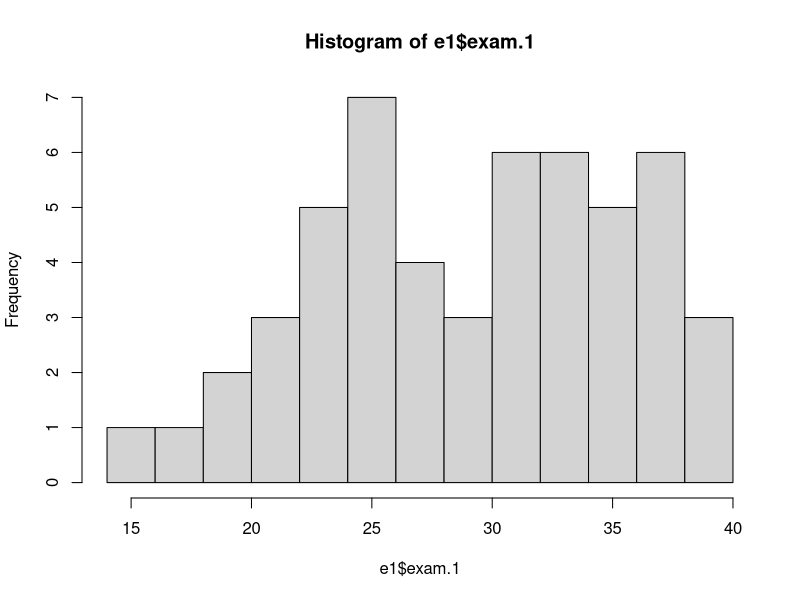
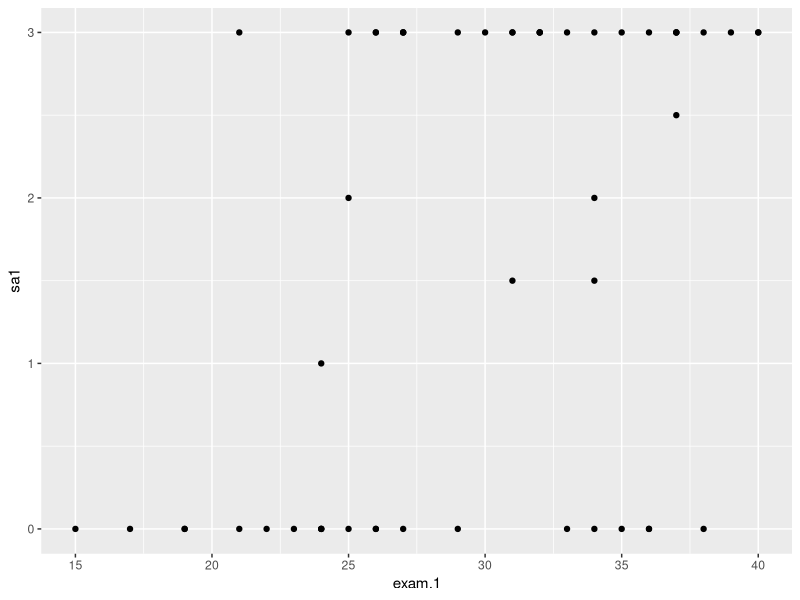
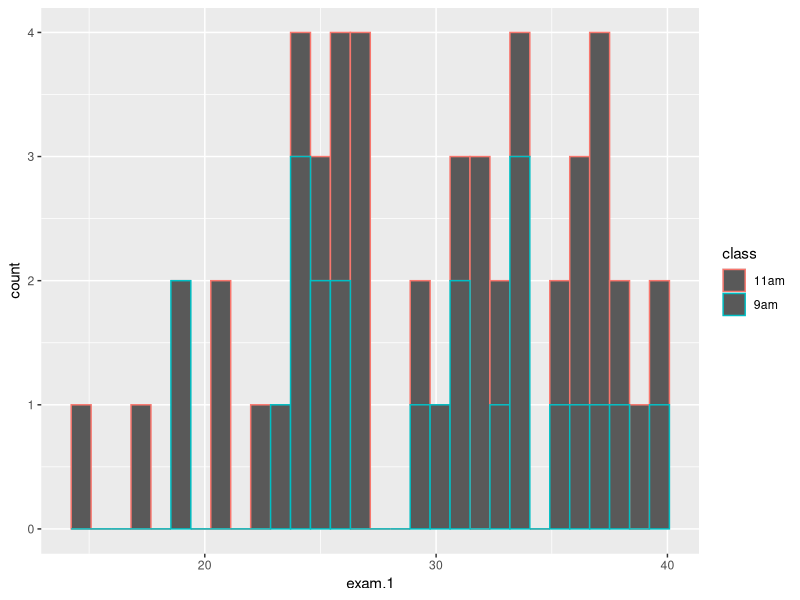

Generate these figures, in order, with R: (Note: this script raises an error after producing the figures.)
library(clipr)
library(tidyverse)

# obtain dataa

# e1 <- read_clip_tbl(header=T)
# #colnames(e1) <- "exam1"
# e1$class <- "9am"
#
# e2 <- read_clip_tbl(header=T)
# e2$class <- "11am"
#
# e3 <- read_clip_tbl(header=F)
# e3$class <- "1pm"
# colnames(e2) <- colnames(e1)
# colnames(e3) <- colnames(e1)
#
#
# exam1Win26<- rbind(e1,e3)
#
# exam1Win26 <- rbind(e1[e1$class!="1pm",],e3)
#

 # write.csv(exam1Win26,"exam1Win26.csv",row.names = F)

e1 <- read.csv("exam1Win26.csv")

mean(e1$exam.1,na.rm=T)
quantile(e1$exam.1,na.rm=T)
hist(e1$exam.1,breaks=13)
summary(lm(data=e1,sa1~exam.1*class))


# e1 <- exam1Win26

e1 %>%
  filter(complete.cases(.)) %>%
group_by(class) %>%
  mutate(across(exam.1:sa1,~scale(.))) %>%
  summarize(corr=cor(exam.1,sa1))

e1 %>%
  group_by(class) %>% ggplot(aes(x=exam.1, y=sa1,group=class))+geom_point()


e1 %>%
  group_by(class) %>% ggplot(aes(x=exam.1,color=class))+geom_histogram(orientation = 'x')#+facet_grid(~class)

sims <- 1e4

e1mc<- sample(e1$exam1,sims,replace = T)
hist(e1mc)
mean(e1mc)





e1 %>% group_by(class) %>%
  summarise(mean=mean(exam.1,na.rm=T),
            sd=sd(exam.1,na.rm=T),
            med=median(exam.1,na.rm=T),
            n=n())



fisher_z <- function(r) 0.5 * log((1 + r) / (1 - r))

r <- c(0.554, 0.782, 0.307)
n <- c(32, 27, 27)  # class sizes

z <- fisher_z(r)
se <- 1 / sqrt(n - 3)

# compare 11am vs 1pm
z_diff <- (z[1] - z[2]) / sqrt(se[1]^2 + se[2]^2)
p_value <- 2 * (1 - pnorm(abs(z_diff)))


# compare 11am vs 9a
z_diff <- (z[1] - z[3]) / sqrt(se[1]^2 + se[3]^2)
p_value <- 2 * (1 - pnorm(abs(z_diff)))


# compare 1pm vs 9a
z_diff <- (z[2] - z[3]) / sqrt(se[2]^2 + se[3]^2)
p_value <- 2 * (1 - pnorm(abs(z_diff)))


ci_z <- c(NA,NA,NA)
for (i in 1:3){
  ci_z[i] <- z[i] + c(-1,1) * qnorm(.975) * se[i]
}

ci_r <- tanh(ci_z)

plot(x=r,ylim=c(-.2,1.5))
points(r+ci_r,col='red')
points(r-ci_r,col='red')




m1 <- lm(sa1 ~ exam.1 * class, data = e1)
m0 <- lm(sa1 ~ exam.1 + class, data = e1)

anova(m0, m1)
